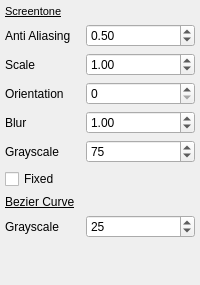
  <widget class="QDockWidget" name="renderingParamsDock">
   <property name="minimumSize">
    <size>
     <width>175</width>
     <height>285</height>
    </size>
   </property>
   <property name="allowedAreas">
    <set>Qt::LeftDockWidgetArea|Qt::RightDockWidgetArea</set>
   </property>
   <property name="windowTitle">
    <string>Rendering</string>
   </property>
   <attribute name="dockWidgetArea">
    <number>2</number>
   </attribute>
   <widget class="QWidget" name="renderingParamsContent">
    <property name="minimumSize">
     <size>
      <width>175</width>
      <height>0</height>
     </size>
    </property>
    <layout class="QFormLayout" name="formLayout_4">
     <property name="fieldGrowthPolicy">
      <enum>QFormLayout::AllNonFixedFieldsGrow</enum>
     </property>
     <property name="leftMargin">
      <number>5</number>
     </property>
     <property name="topMargin">
      <number>5</number>
     </property>
     <property name="rightMargin">
      <number>5</number>
     </property>
     <property name="bottomMargin">
      <number>5</number>
     </property>
     <item row="0" column="0">
      <widget class="QLabel" name="label">
       <property name="font">
        <font>
         <pointsize>8</pointsize>
         <underline>true</underline>
        </font>
       </property>
       <property name="text">
        <string>Screentone</string>
       </property>
       <property name="textFormat">
        <enum>Qt::AutoText</enum>
       </property>
      </widget>
     </item>
     <item row="1" column="0">
      <widget class="QLabel" name="lblSTAA">
       <property name="minimumSize">
        <size>
         <width>75</width>
         <height>0</height>
        </size>
       </property>
       <property name="maximumSize">
        <size>
         <width>75</width>
         <height>16777215</height>
        </size>
       </property>
       <property name="text">
        <string>Anti Aliasing</string>
       </property>
      </widget>
     </item>
     <item row="1" column="1">
      <widget class="QDoubleSpinBox" name="sbSTAA">
       <property name="minimum">
        <double>0.100000000000000</double>
       </property>
       <property name="maximum">
        <double>10.000000000000000</double>
       </property>
       <property name="singleStep">
        <double>0.100000000000000</double>
       </property>
       <property name="value">
        <double>0.500000000000000</double>
       </property>
      </widget>
     </item>
     <item row="2" column="0">
      <widget class="QLabel" name="lblSTScale">
       <property name="minimumSize">
        <size>
         <width>75</width>
         <height>0</height>
        </size>
       </property>
       <property name="maximumSize">
        <size>
         <width>75</width>
         <height>16777215</height>
        </size>
       </property>
       <property name="text">
        <string>Scale</string>
       </property>
      </widget>
     </item>
     <item row="2" column="1">
      <widget class="QDoubleSpinBox" name="sbSTScale">
       <property name="minimum">
        <double>0.100000000000000</double>
       </property>
       <property name="maximum">
        <double>10.000000000000000</double>
       </property>
       <property name="singleStep">
        <double>0.100000000000000</double>
       </property>
       <property name="value">
        <double>1.000000000000000</double>
       </property>
      </widget>
     </item>
     <item row="3" column="0">
      <widget class="QLabel" name="lblSTOrientation">
       <property name="text">
        <string>Orientation</string>
       </property>
      </widget>
     </item>
     <item row="3" column="1">
      <widget class="QSpinBox" name="sbSTOrientation">
       <property name="maximum">
        <number>180</number>
       </property>
       <property name="singleStep">
        <number>5</number>
       </property>
      </widget>
     </item>
     <item row="5" column="0">
      <widget class="QLabel" name="lblSTBlackness">
       <property name="text">
        <string>Grayscale</string>
       </property>
      </widget>
     </item>
     <item row="5" column="1">
      <widget class="QSpinBox" name="sbSTBlackness">
       <property name="maximum">
        <number>255</number>
       </property>
       <property name="value">
        <number>75</number>
       </property>
      </widget>
     </item>
     <item row="7" column="0" colspan="2">
      <widget class="QLabel" name="label_2">
       <property name="font">
        <font>
         <underline>true</underline>
        </font>
       </property>
       <property name="text">
        <string>Bezier Curve</string>
       </property>
      </widget>
     </item>
     <item row="8" column="0">
      <widget class="QLabel" name="label_3">
       <property name="text">
        <string>Grayscale</string>
       </property>
      </widget>
     </item>
     <item row="8" column="1">
      <widget class="QSpinBox" name="sbCRBlackness">
       <property name="maximum">
        <number>255</number>
       </property>
       <property name="value">
        <number>25</number>
       </property>
      </widget>
     </item>
     <item row="6" column="0">
      <widget class="QCheckBox" name="cbSTFixed">
       <property name="text">
        <string>Fixed</string>
       </property>
      </widget>
     </item>
     <item row="4" column="0">
      <widget class="QLabel" name="label_4">
       <property name="text">
        <string>Blur</string>
       </property>
      </widget>
     </item>
     <item row="4" column="1">
      <widget class="QDoubleSpinBox" name="sbSTBlur">
       <property name="singleStep">
        <double>0.100000000000000</double>
       </property>
       <property name="value">
        <double>1.000000000000000</double>
       </property>
      </widget>
     </item>
    </layout>
   </widget>
  </widget>
